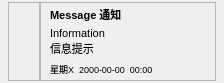
<?xml version="1.0" encoding="UTF-8"?>
<ui version="4.0">
 <class>chat_form</class>
 <widget class="QWidget" name="chat_form">
  <property name="geometry">
   <rect>
    <x>0</x>
    <y>0</y>
    <width>224</width>
    <height>78</height>
   </rect>
  </property>
  <property name="sizePolicy">
   <sizepolicy hsizetype="Preferred" vsizetype="Fixed">
    <horstretch>0</horstretch>
    <verstretch>0</verstretch>
   </sizepolicy>
  </property>
  <property name="windowTitle">
   <string>Form</string>
  </property>
  <property name="styleSheet">
   <string notr="true">*[is_chat_form=true]{
	border: 1px dashed #000;
	border-radius: 10px;
}</string>
  </property>
  <property name="is_chat_form" stdset="0">
   <bool>false</bool>
  </property>
  <layout class="QVBoxLayout" name="verticalLayout_3">
   <property name="leftMargin">
    <number>2</number>
   </property>
   <property name="topMargin">
    <number>2</number>
   </property>
   <property name="rightMargin">
    <number>2</number>
   </property>
   <property name="bottomMargin">
    <number>2</number>
   </property>
   <item>
    <widget class="QWidget" name="chat_widget" native="true">
     <property name="sizePolicy">
      <sizepolicy hsizetype="Preferred" vsizetype="Fixed">
       <horstretch>0</horstretch>
       <verstretch>0</verstretch>
      </sizepolicy>
     </property>
     <property name="toolTip">
      <string>点击隐藏</string>
     </property>
     <property name="is_chat_form" stdset="0">
      <bool>true</bool>
     </property>
     <layout class="QHBoxLayout" name="horizontalLayout">
      <property name="spacing">
       <number>0</number>
      </property>
      <property name="leftMargin">
       <number>6</number>
      </property>
      <property name="topMargin">
       <number>0</number>
      </property>
      <property name="rightMargin">
       <number>6</number>
      </property>
      <property name="bottomMargin">
       <number>0</number>
      </property>
      <item>
       <widget class="QFrame" name="frame">
        <property name="sizePolicy">
         <sizepolicy hsizetype="Fixed" vsizetype="Preferred">
          <horstretch>0</horstretch>
          <verstretch>0</verstretch>
         </sizepolicy>
        </property>
        <property name="maximumSize">
         <size>
          <width>16777215</width>
          <height>16777215</height>
         </size>
        </property>
        <property name="frameShape">
         <enum>QFrame::StyledPanel</enum>
        </property>
        <property name="frameShadow">
         <enum>QFrame::Raised</enum>
        </property>
        <layout class="QVBoxLayout" name="verticalLayout">
         <property name="leftMargin">
          <number>0</number>
         </property>
         <property name="rightMargin">
          <number>0</number>
         </property>
         <item>
          <widget class="QLabel" name="img_label">
           <property name="sizePolicy">
            <sizepolicy hsizetype="Preferred" vsizetype="Preferred">
             <horstretch>0</horstretch>
             <verstretch>0</verstretch>
            </sizepolicy>
           </property>
           <property name="minimumSize">
            <size>
             <width>30</width>
             <height>30</height>
            </size>
           </property>
           <property name="maximumSize">
            <size>
             <width>30</width>
             <height>30</height>
            </size>
           </property>
           <property name="styleSheet">
            <string notr="true"/>
           </property>
           <property name="text">
            <string/>
           </property>
           <property name="pixmap">
            <pixmap>../ico/info.png</pixmap>
           </property>
           <property name="scaledContents">
            <bool>true</bool>
           </property>
          </widget>
         </item>
         <item>
          <spacer name="verticalSpacer">
           <property name="orientation">
            <enum>Qt::Vertical</enum>
           </property>
           <property name="sizeType">
            <enum>QSizePolicy::Expanding</enum>
           </property>
           <property name="sizeHint" stdset="0">
            <size>
             <width>20</width>
             <height>5</height>
            </size>
           </property>
          </spacer>
         </item>
        </layout>
       </widget>
      </item>
      <item>
       <widget class="QFrame" name="frame_2">
        <property name="sizePolicy">
         <sizepolicy hsizetype="Preferred" vsizetype="Fixed">
          <horstretch>0</horstretch>
          <verstretch>0</verstretch>
         </sizepolicy>
        </property>
        <property name="frameShape">
         <enum>QFrame::StyledPanel</enum>
        </property>
        <property name="frameShadow">
         <enum>QFrame::Raised</enum>
        </property>
        <layout class="QVBoxLayout" name="verticalLayout_2">
         <property name="spacing">
          <number>3</number>
         </property>
         <property name="leftMargin">
          <number>9</number>
         </property>
         <property name="topMargin">
          <number>2</number>
         </property>
         <property name="bottomMargin">
          <number>2</number>
         </property>
         <item>
          <widget class="QLabel" name="label_2">
           <property name="sizePolicy">
            <sizepolicy hsizetype="Preferred" vsizetype="Fixed">
             <horstretch>0</horstretch>
             <verstretch>0</verstretch>
            </sizepolicy>
           </property>
           <property name="minimumSize">
            <size>
             <width>0</width>
             <height>0</height>
            </size>
           </property>
           <property name="maximumSize">
            <size>
             <width>16777215</width>
             <height>20</height>
            </size>
           </property>
           <property name="font">
            <font>
             <pointsize>8</pointsize>
             <bold>true</bold>
            </font>
           </property>
           <property name="text">
            <string>Message 通知</string>
           </property>
           <property name="wordWrap">
            <bool>true</bool>
           </property>
          </widget>
         </item>
         <item>
          <widget class="QLabel" name="label_3">
           <property name="sizePolicy">
            <sizepolicy hsizetype="Preferred" vsizetype="Fixed">
             <horstretch>0</horstretch>
             <verstretch>0</verstretch>
            </sizepolicy>
           </property>
           <property name="font">
            <font>
             <pointsize>8</pointsize>
            </font>
           </property>
           <property name="text">
            <string>Information&lt;br&gt;信息提示</string>
           </property>
           <property name="alignment">
            <set>Qt::AlignLeading|Qt::AlignLeft|Qt::AlignVCenter</set>
           </property>
           <property name="wordWrap">
            <bool>true</bool>
           </property>
           <property name="is_chat_form" stdset="0">
            <bool>false</bool>
           </property>
          </widget>
         </item>
         <item>
          <widget class="QLabel" name="label_4">
           <property name="sizePolicy">
            <sizepolicy hsizetype="Preferred" vsizetype="Fixed">
             <horstretch>0</horstretch>
             <verstretch>0</verstretch>
            </sizepolicy>
           </property>
           <property name="maximumSize">
            <size>
             <width>16777215</width>
             <height>20</height>
            </size>
           </property>
           <property name="font">
            <font>
             <pointsize>7</pointsize>
            </font>
           </property>
           <property name="text">
            <string>星期X  2000-00-00  00:00</string>
           </property>
           <property name="wordWrap">
            <bool>true</bool>
           </property>
          </widget>
         </item>
        </layout>
       </widget>
      </item>
     </layout>
    </widget>
   </item>
  </layout>
 </widget>
 <resources/>
 <connections/>
</ui>
